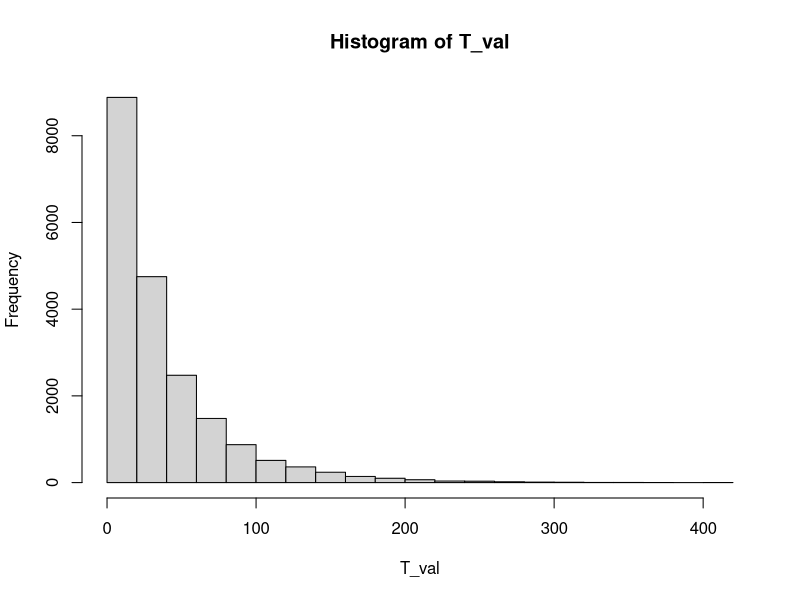
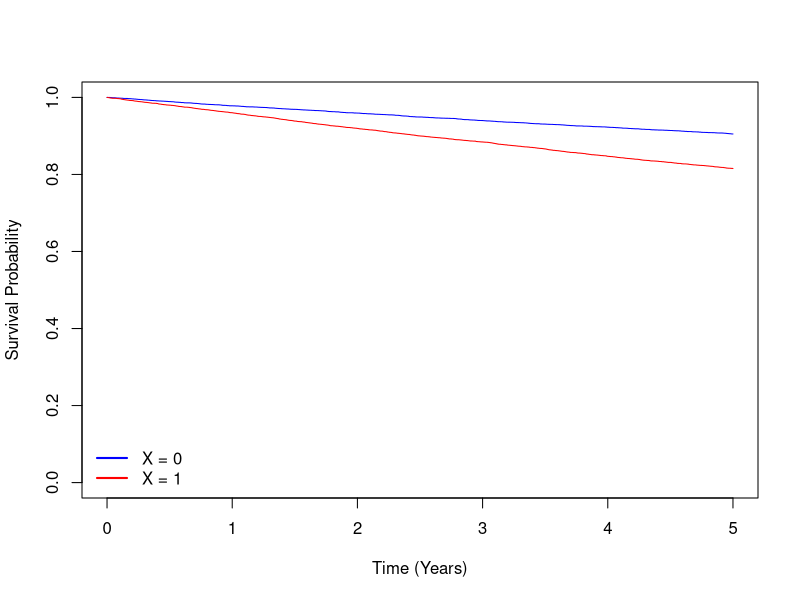

Generate these figures, in order, with R:
# Task:
#   Using the approach from Bender et al. (2005), generate survival data with the following specifications:
#   
#   •	N = 20000 patients
#   •	One binary covariate X ~ Bernoulli(0.5)
#   •	Exponential baseline hazard: λ₀ = 0.02
#   •	Effect of X: HR = 2 (so β = log(2) ≈ 0.693)
#   •	Administrative censoring at t = 5 years
  
library(survival)

# 1. parameter configuration
N <- 20000
lambda <- 0.02
beta_X <- log(2)


# 2. covariate generation
X <- rbinom(N, size = 1, prob = 0.5)


# 3. Bender 2005 survival time generation (exponential baseline)
U <- runif(N)
T_val <- -log(U) / (lambda * exp(beta_X * X))
hist(T_val, breaks = 25)


# 4. administrative censoring
cens_time <- 5
observed_time <- pmin(T_val, cens_time)
status <- as.integer(T_val <= cens_time)


# 5. output dataset
sim_df <- data.frame(X, observed_time, status)
head(sim_df)


#   Verification steps:
#     
#     •	Plot Kaplan-Meier curves for X=0 vs X=1 groups
#   •	Fit a Cox model and report the estimated HR (hint: it should be close to 2)
#   •	Report the proportion of events (deaths) vs censored observations


# 1. KM plot by variable X

km_fit <- survfit(Surv(observed_time, status) ~ X, data = sim_df)
plot(km_fit, xlab = "Time (Years)", col = c("blue", "red"), ylab = "Survival Probability")
legend("bottomleft", legend = c("X = 0", "X = 1"), 
       col = c("blue", "red"), lwd = 2, bty = "n")


# 2. cox validation
cox_model <- coxph(Surv(observed_time, status) ~ X, data=sim_df)
exp(coef(cox_model))
summary(cox_model)


# 3. proportion of events (1) vs censored obs (0)
print(round(prop.table(table(sim_df$status)), 2))
table(sim_df$X, sim_df$status)
